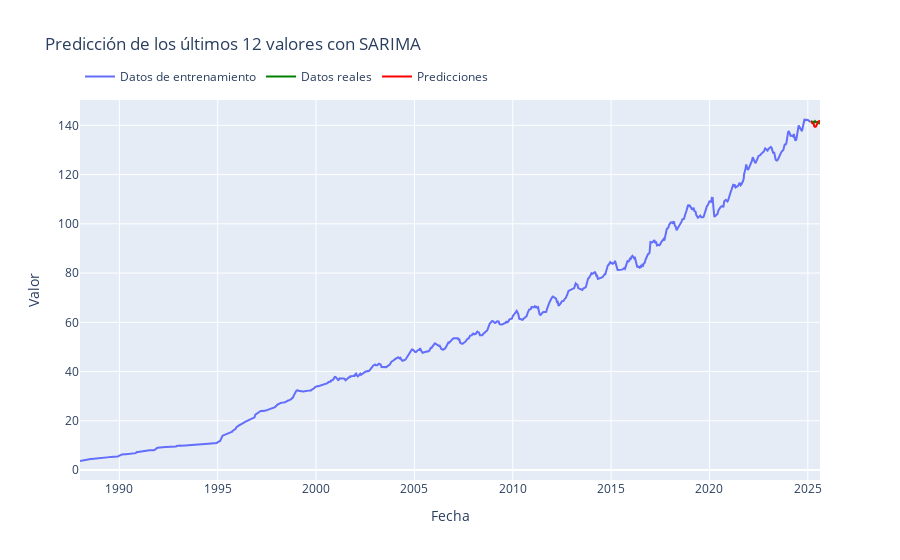

Notebook code cell kept with this figure:
### Markdown cell above
## $\color{#dda}{\text{4: Predecimos las últimas 12 quincenas}}$

### Code cell
import pandas as pd
import pmdarima as pm
import numpy as np
import plotly.graph_objects as go

# Cargar los datos del archivo CSV
df = pd.read_csv('observaciones.csv')

# Convertir la columna 'TIME_PERIOD' a formato de fecha, con dayfirst=True para d/m/y
df['TIME_PERIOD'] = pd.to_datetime(df['TIME_PERIOD'], dayfirst=True)

# Asegúrate de que la columna 'OBS_VALUE' tiene los valores numéricos
df['OBS_VALUE'] = pd.to_numeric(df['OBS_VALUE'], errors='coerce')

# Establecer la columna de fecha como índice
df.set_index('TIME_PERIOD', inplace=True)

# Quitar los últimos 12 valores de la serie (para hacer la predicción)
train = df[:-12]  # Entrenamos el modelo con todo menos los últimos 12 valores
test = df[-12:]   # Los últimos 12 valores serán nuestra "verdad" para comparar

# Crear el modelo SARIMA especificando el modelo que mencionaste (ARIMA(1,1,3)(1,0,2)[24])
model = pm.ARIMA(order=(1, 1, 3), seasonal_order=(1, 0, 2, 24))

# Ajustar el modelo con los datos de entrenamiento
model.fit(train['OBS_VALUE'])

# Hacer la predicción para los próximos 12 períodos (los que hemos quitado)
forecast = model.predict(n_periods=12)

# Comparar las predicciones con los valores reales
actual = test['OBS_VALUE'].values  # Los valores reales de las últimas 12 quincenas

# Calcular el MAPE
mape = np.mean(np.abs((actual - forecast) / actual)) * 100

# Mostrar el MAPE
print(f"El MAPE es: {mape:.2f}%")

# Graficar los resultados con Plotly
trace_train = go.Scatter(x=train.index, y=train['OBS_VALUE'], mode='lines', name='Datos de entrenamiento')
trace_test_actual = go.Scatter(x=test.index, y=actual, mode='lines', name='Datos reales', line=dict(color='green'))
trace_test_forecast = go.Scatter(x=test.index, y=forecast, mode='lines', name='Predicciones', line=dict(color='red'))

# Crear el layout de la gráfica
layout = go.Layout(
    title="Predicción de los últimos 12 valores con SARIMA",
    xaxis=dict(title="Fecha"),
    yaxis=dict(title="Valor"),
    legend=dict(x=0, y=1.1, orientation="h")
)

# Crear la figura con los datos
fig = go.Figure(data=[trace_train, trace_test_actual, trace_test_forecast], layout=layout)

# Mostrar la figura
fig.show()

### Figure 1 — Plotly figure (JSON) as saved in the notebook; plotly's stock layout.template omitted (floating-point values rounded to 4 significant figures; data arrays with more than 128 entries replaced by an {"elided": "..."} marker saying what was removed)
{"data": [{"mode": "lines", "name": "Datos de entrenamiento", "type": "scatter", "x": {"elided": "892 str values"}, "y": {"elided": "892 float values"}}, {"line": {"color": "green"}, "mode": "lines", "name": "Datos reales", "type": "scatter", "x": ["2025-03-01T00:00:00", "2025-03-15T00:00:00", "2025-04-01T00:00:00", "2025-04-15T00:00:00", "2025-05-01T00:00:00", "2025-05-15T00:00:00", "2025-06-01T00:00:00", "2025-06-15T00:00:00", "2025-07-01T00:00:00", "2025-07-15T00:00:00", "2025-08-01T00:00:00", "2025-08-15T00:00:00"], "y": [141.1, 141.6, 140.8, 141.4, 141.2, 141.7, 141.3, 141.3, 141.5, 141.4, 140.8, 140.8]}, {"line": {"color": "red"}, "mode": "lines", "name": "Predicciones", "type": "scatter", "x": ["2025-03-01T00:00:00", "2025-03-15T00:00:00", "2025-04-01T00:00:00", "2025-04-15T00:00:00", "2025-05-01T00:00:00", "2025-05-15T00:00:00", "2025-06-01T00:00:00", "2025-06-15T00:00:00", "2025-07-01T00:00:00", "2025-07-15T00:00:00", "2025-08-01T00:00:00", "2025-08-15T00:00:00"], "y": [141.6, 141.5, 140.5, 140.9, 139.6, 139.4, 139.6, 140.2, 141.2, 141.5, 141.6, 141.9]}], "layout": {"legend": {"orientation": "h", "x": 0, "y": 1.1}, "title": {"text": "Predicción de los últimos 12 valores con SARIMA"}, "xaxis": {"title": {"text": "Fecha"}}, "yaxis": {"title": {"text": "Valor"}}}}
